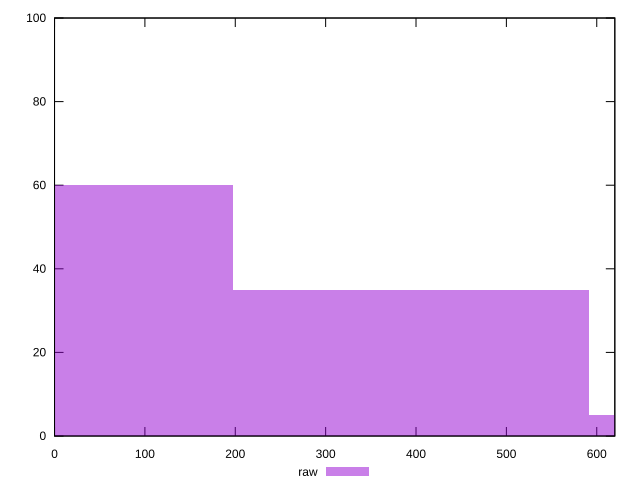

Here is the gnuplot script that generated this plot:
reset

$raw <<EOF
0 60
394.1542390603444 35
788.3084781206888 5
EOF

set key outside below
set boxwidth 394.1542390603444
set xrange [0:620]
set yrange [0:100]
set trange [0:100]
set style fill transparent solid 0.5 noborder
set terminal svg size 640, 490 enhanced background rgb 'white'
set output "report_00014_2021-02-09T15:56:05.503Z/unused-css-rules/samples/pages/raw/histogram.svg"

plot $raw title "raw" with boxes

reset
